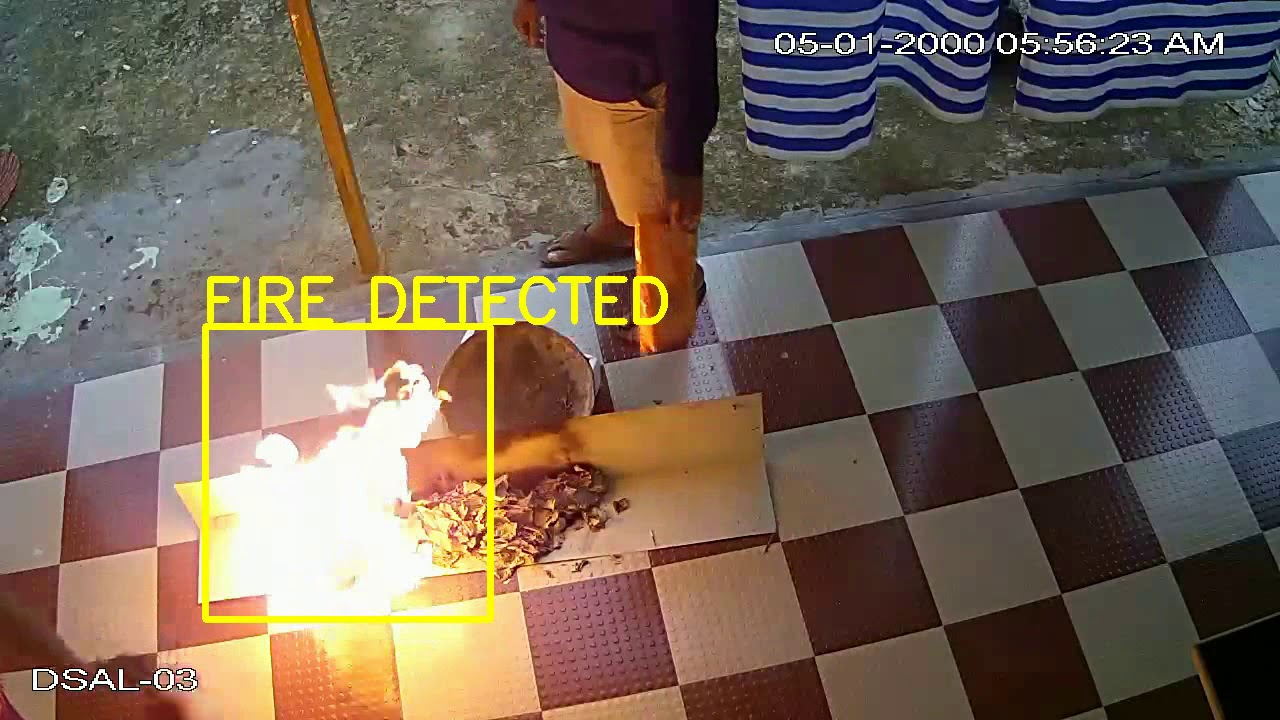
#> input picture firee.jpg, 1280 x 720 px, given in place of the camera
$ python 'fire - Copy.py'
#> lines starting #> are read from the running program, lines starting #| are printed output that depends on the picture
import numpy as np
import cv2
import os

import sys
import time

datasets = 'detected'

path = os.path.join(datasets)
(width, height) = (130, 100)


fire_cascade = cv2.CascadeClassifier('fire_detection.xml')
#fire_detection.xml file & this code should be in the same folder while running the code

cap = cv2.VideoCapture(0)
while 1:

    ret, img = cap.read()
#> img is the input picture: shape (720, 1280, 3); mean B, G, R 85.8, 99.6, 115.8

    ##Gaussian Blurring
    kernel = np.ones((7,7),np.float32)/25
    img1 = cv2.filter2D(img,-1,kernel)
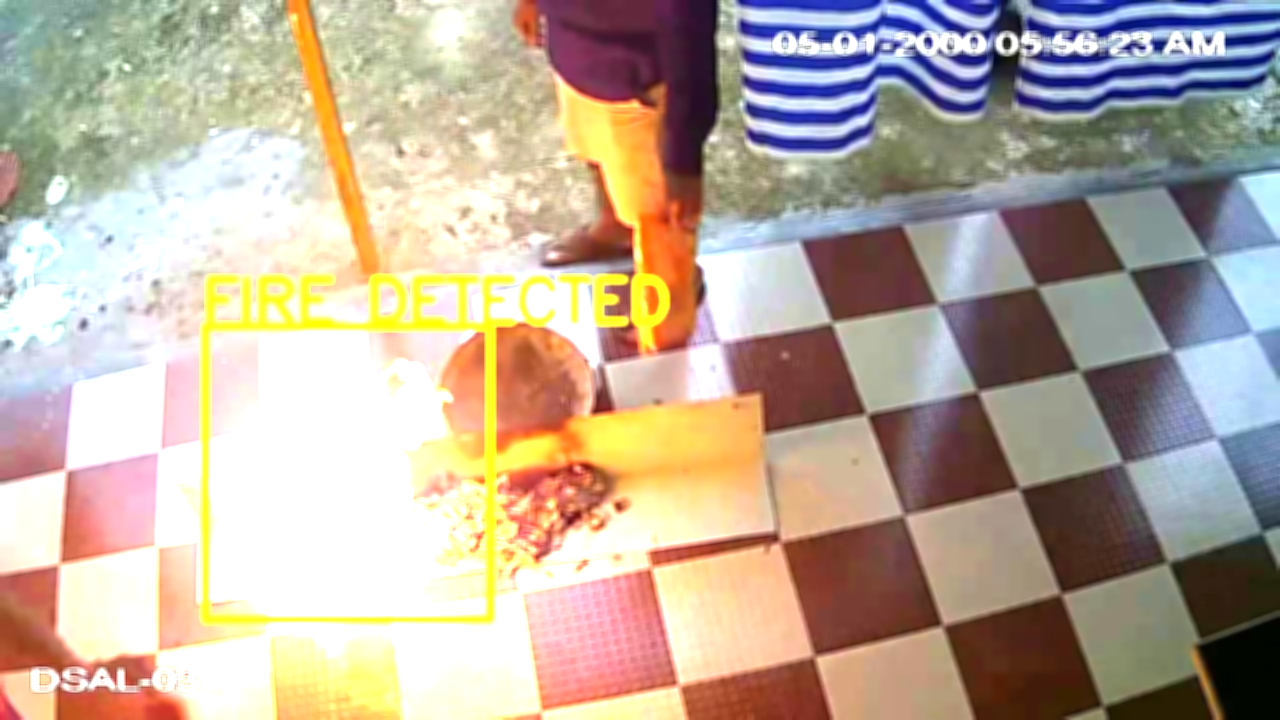
#> img1: shape (720, 1280, 3); mean B, G, R 155, 171.2, 186.7
    cv2.imshow('Gaussian',img1)

    ## Bilateral Filter for Edge Enhancement
    img3 = cv2.bilateralFilter(img1,9,75,75)
    cv2.imshow('Bilateral',img3)

##    cv2.imshow('imgorignal',img)
    gray = cv2.cvtColor(img3,cv2.COLOR_BGR2GRAY)
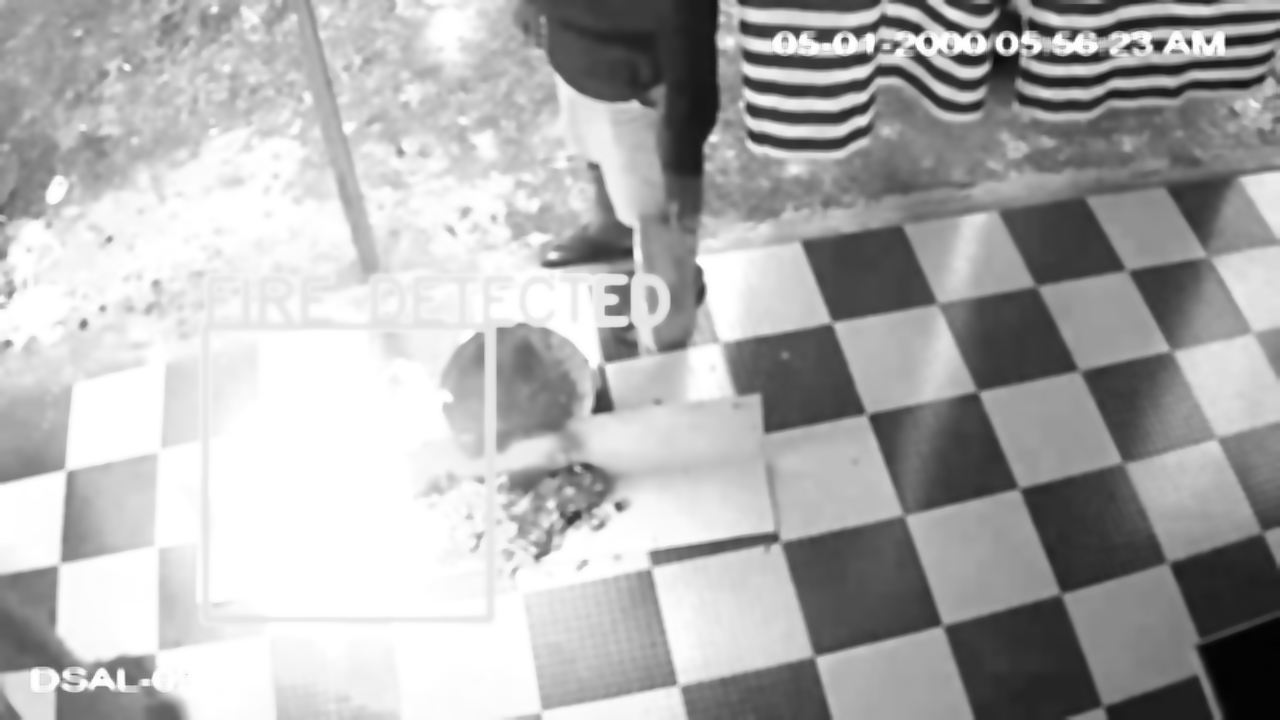
#> gray: shape (720, 1280); min 2, max 255, mean 174
    cv2.imshow('Grayscale',gray)

    fire = fire_cascade.detectMultiScale(gray, 1.2, 5)
#> fire = ()
    a=str(fire)
#> a = '()'

    for (x,y,w,h) in fire:
        cv2.rectangle(img,(x,y),(x+w,y+h),(255,0,0),2)
        roi_gray = gray[y:y+h, x:x+w]
        roi_color = img[y:y+h, x:x+w]
        if a>='302 322  61  61' :
            count = 1
            while count < 60:
                img_resize = cv2.resize(roi_color, (width, height))
                cv2.imwrite('%s/%s.jpg' % (path,count), img_resize)
                count += 1
            print ('Fire is detected..!')
            cv2.imwrite("first.jpg",img)

        time.sleep(0.2)
#> this loop made 0 passes

    cv2.imshow('img',img)


    k = cv2.waitKey(30) & 0xff
#> (key Esc is pressed here)
    if k == 27:
        break

cap.release()
cv2.destroyAllWindows()
